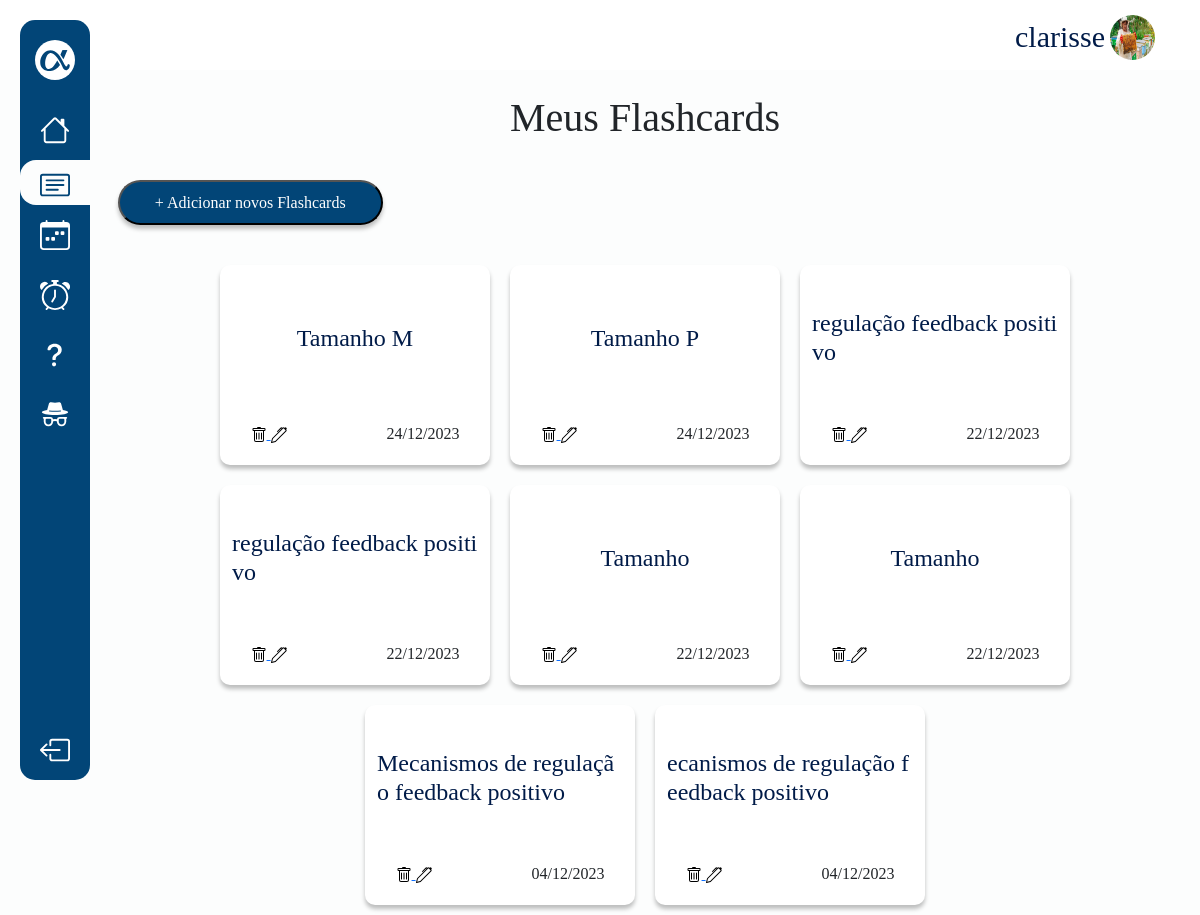
/flashcards/ (signed in), run on an earlier commit of the app's database.
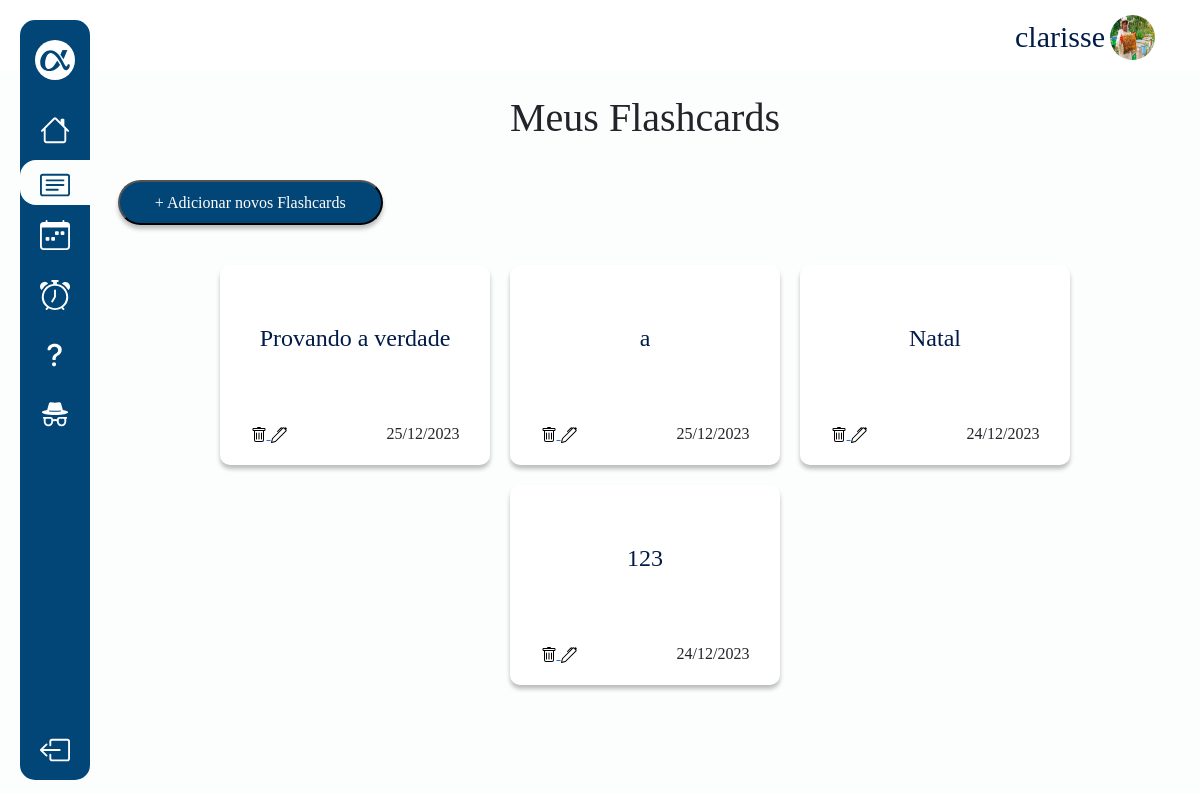
And on a later commit of the database.
### revisao/models.py (models this page shows, shortened)
class Flashcard(models.Model):
    user = models.ForeignKey(User, on_delete=models.CASCADE)
    titulo = models.CharField(max_length=150)
    content = QuillField()
    data = models.DateField(default=timezone.now)

### revisao/views.py (the view, shortened to what this page needs)
# urls.py: path('flashcards/', flashcards, name='flashcards'),
@login_required
def flashcards(request):
    flashcards = Flashcard.objects.all().filter(user=request.user).order_by('-data')
    form = FlashcardForm()
    context = {
        "flashcards": flashcards,
        "form": form,
    }
    return render(request, 'revisao/flashcard.html', context)

### revisao/templates/revisao/flashcard.html (shortened to what this page needs)
{% extends 'core/partials/base.html' %}
{% load static %}
{% block linkf%} ativo {% endblock %}
{% block content %}
<div class="tflash mt-4">
    <h1>Meus Flashcards</h1>
</div>
<div>
    <button type="button" class="buttonf" data-bs-toggle="modal" data-bs-target="#myModal">
        + Adicionar novos Flashcards
    </button>
</div>
<div class="">
    <div class="d-flex justify-content-center row">
        {% for flashcards in flashcards %}
        <div class="flashcards">
            <div class="tituloflash">
                <h4><a href="#" data-bs-toggle="modal"
                        data-bs-target="#flashcardModal{{ flashcards.id }}">{{flashcards.titulo }}</a></h4>
            </div>
            <div class="bflash">
                <div class="mais">
                    <a href="{% url 'remover' flashcards.id %}">
                    </a>
                    <a href="{% url 'flashcard_editar' flashcards.id  %}">
                    </a>
                </div>
                <div class="dataflash">
                    <p> {{ flashcards.data|date:"d/m/Y" }}</p>
                </div>
            </div>
        </div>
        {% endfor %}
    </div>
</div>
{% endblock %}

What changed in the data, as far as the page shows it:
removed Flashcard: titulo "Tamanho M", data "24/12/2023"
removed Flashcard: titulo "Tamanho P", data "24/12/2023"
removed Flashcard: titulo "regulação feedback positivo", data "22/12/2023"
removed Flashcard: titulo "regulação feedback positivo", data "22/12/2023"
removed Flashcard: titulo "Tamanho", data "22/12/2023"
removed Flashcard: titulo "Tamanho", data "22/12/2023"
removed Flashcard: titulo "Mecanismos de regulação feedback positivo", data "04/12/2023"
removed Flashcard: titulo "ecanismos de regulação feedback positivo", data "04/12/2023"
added Flashcard: titulo "Provando a verdade", data "25/12/2023"
added Flashcard: titulo "a", data "25/12/2023"
added Flashcard: titulo "Natal", data "24/12/2023"
added Flashcard: titulo "123", data "24/12/2023"
